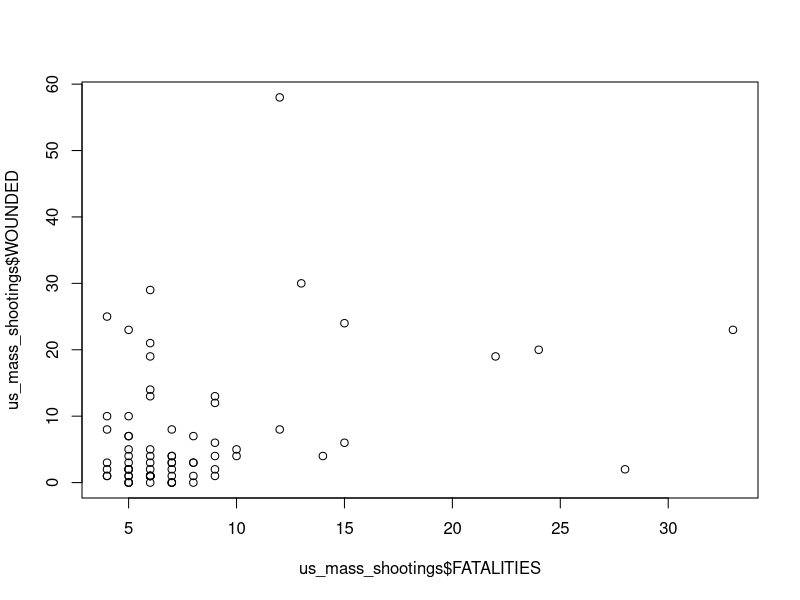

Write the R code that produced this figure.
## ---- chunk 1
#Read the data

us_mass_shootings = read.csv(file = './data/tutorial1/USMassShootings.csv'
                             , header = T)

#Look at the data
head(us_mass_shootings)
## ---- chunk 2
#If you want to run the data.frames tutorial, you can type your code here.


## ---- chunk 3
#the mean number of casualties per shooting
mean(us_mass_shootings$FATALITIES)

#standard deviation of casualties
sd(us_mass_shootings$FATALITIES)

#variance
var(us_mass_shootings$FATALITIES)

#range
range(us_mass_shootings$FATALITIES)

#frequency counts of the shooters' gender
table(us_mass_shootings$GENDER)

#frequency counts of gender by race
table(us_mass_shootings$GENDER, us_mass_shootings$RACE)
## ---- chunk 4
#type+run your code here
## ---- chunk 5
#type+run your code here
## ---- chunk 6
#type+run your code here

## ---- chunk 7
#type+run your code here

## ---- chunk 8
#we'd use the tapply function

?tapply

tapply(X = us_mass_shootings$WOUNDED
       , INDEX = us_mass_shootings$GENDER
       , FUN = mean
       )
## ---- chunk 9
#type+run your code here

## ---- chunk 10
#let's look at the association between whether the weapon was obtained legally and whether ther were signs of prior mental illness
table(us_mass_shootings$WEAPONSOBTAINEDLEGALLY, us_mass_shootings$PRIORSIGNSOFMENTALILLNESS
      , dnn = c('WEAPONSOBTAINEDLEGALLY', 'PRIORSIGNSOFMENTALILLNESS'))
## ---- chunk 11
levels(us_mass_shootings$WEAPONSOBTAINEDLEGALLY)
## ---- chunk 12
us_mass_shootings_clean = us_mass_shootings[us_mass_shootings$WEAPONSOBTAINEDLEGALLY == 'Yes' | us_mass_shootings$WEAPONSOBTAINEDLEGALLY == 'No', ]

us_mass_shootings_clean = droplevels(us_mass_shootings_clean)

#check again:
levels(us_mass_shootings_clean$WEAPONSOBTAINEDLEGALLY)

#and:
table(us_mass_shootings_clean$WEAPONSOBTAINEDLEGALLY, us_mass_shootings_clean$PRIORSIGNSOFMENTALILLNESS
      , dnn = c('WEAPONSOBTAINEDLEGALLY', 'PRIORSIGNSOFMENTALILLNESS'))
## ---- chunk 13
freq_table = table(us_mass_shootings_clean$WEAPONSOBTAINEDLEGALLY, us_mass_shootings_clean$PRIORSIGNSOFMENTALILLNESS
      , dnn = c('WEAPONSOBTAINEDLEGALLY', 'PRIORSIGNSOFMENTALILLNESS'))

chisq.test(freq_table)
## ---- chunk 14
#type+run your code here

## ---- chunk 15
#type+run your code here

## ---- chunk 16
#t-test for differences in fatalities between shooters with and without prior mental health problems

t.test(us_mass_shootings$FATALITIES ~ us_mass_shootings$PRIORSIGNSOFMENTALILLNESS)
## ---- chunk 17
#have a look at the help file to see all arguments
?t.test
## ---- chunk 18
#type+run your code here

## ---- chunk 19
#type+run your code here

## ---- chunk 20
#just the correlation
cor(us_mass_shootings$FATALITIES, us_mass_shootings$WOUNDED)

#the significance testing of the correlation
cor.test(us_mass_shootings$FATALITIES, us_mass_shootings$WOUNDED)

#plotting the data in a screeplot
plot(us_mass_shootings$FATALITIES, us_mass_shootings$WOUNDED)
## ---- chunk 21
?cor.test
## ---- chunk 22
#type+run your code here

## ---- chunk 23
my_model = lm(formula = TOTALVICTIMS ~ NUMWEAPONS
              , data = us_mass_shootings)
## ---- chunk 24
#the full model and its parameters
my_model
## ---- chunk 25
10.683 + 2.087*3
## ---- chunk 26
#residuals
my_model$residuals
## ---- chunk 27
#fitted values
my_model$fitted.values

## ---- chunk 28
my_model$fitted.values[1] + my_model$residuals[1]

#checked against the actual data
my_model$model[1, ]
## ---- chunk 29
#model statistics
summary(my_model)
## ---- chunk 30
my_model_2 = lm(formula = TOTALVICTIMS ~ NUMWEAPONS + PRIORSIGNSOFMENTALILLNESS
              , data = us_mass_shootings)

summary(my_model_2)
## ---- chunk 31
#type+run your code here

## ---- chunk 32
my_glm = glm(formula = TOTALVICTIMS ~ NUMWEAPONS
             , data = us_mass_shootings
             , family = gaussian)
## ---- chunk 33
my_glm
## ---- chunk 34
#residuals
my_glm$residuals

#fitted values
my_glm$fitted.values

#model statistics
summary(my_glm)
